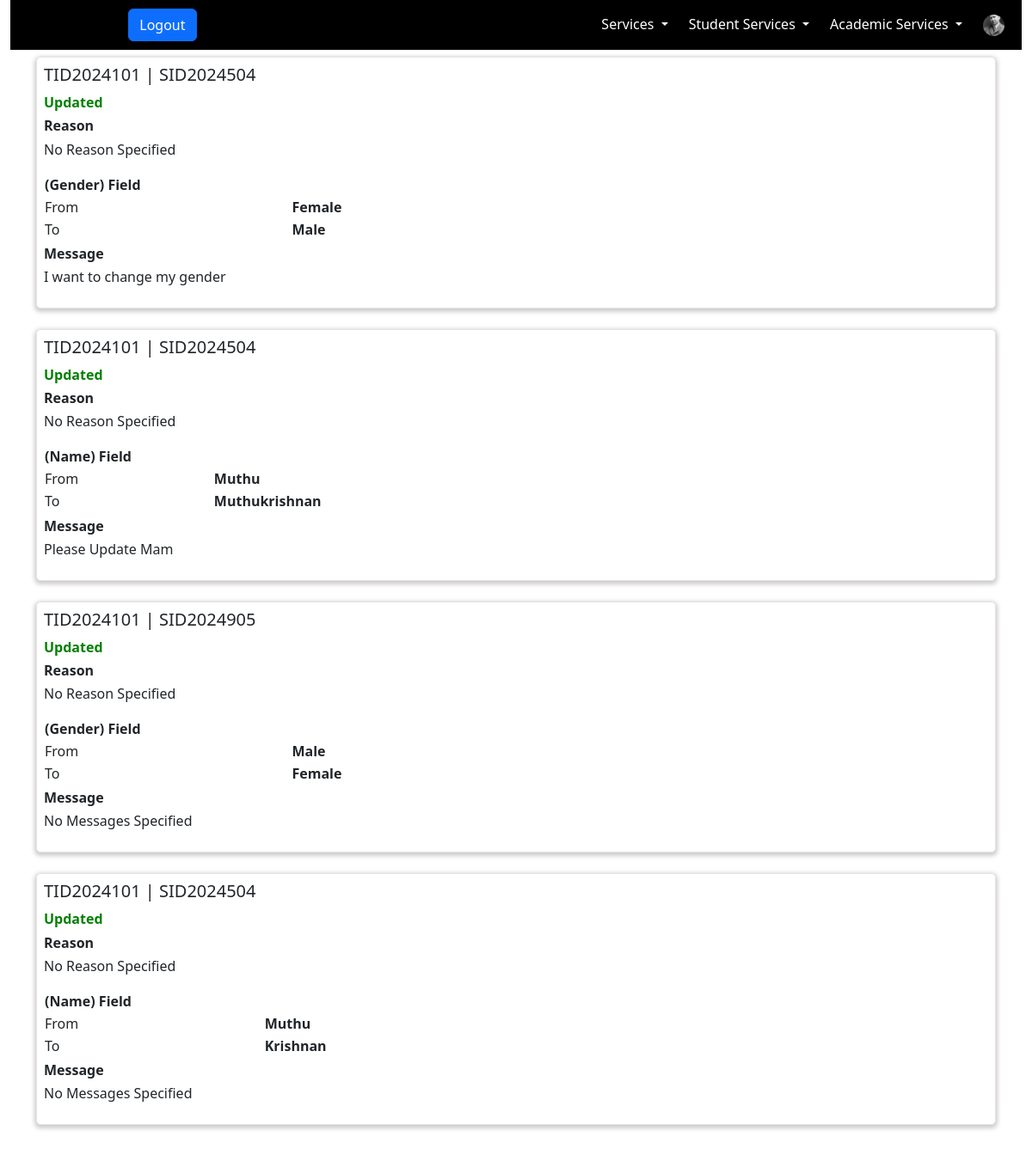
The app's page /Teacher/Messages.php (signed in) with its own data.
### tables this page shows
CREATE TABLE `teacher` (
  `TID` varchar(10) NOT NULL,
  `Name` varchar(30) NOT NULL,
  `Photo` varchar(30) NOT NULL,
  `Dob` date NOT NULL,
  `Gender` varchar(12) NOT NULL,
  `Aadhar` bigint(12) NOT NULL,
  `Phone` bigint(11) NOT NULL,
  `Address` varchar(200) NOT NULL,
  `Pincode` int(6) NOT NULL,
  `Email` varchar(50) NOT NULL,
  `Password` varchar(10) NOT NULL,
  `CreatedOn` datetime NOT NULL DEFAULT current_timestamp(),
  `Who` varchar(10) NOT NULL DEFAULT 'teacher'
);

CREATE TABLE `request` (
  `Request_ID` int(11) NOT NULL,
  `SID` varchar(10) NOT NULL,
  `Field_Name` varchar(30) NOT NULL,
  `Old_Value` text NOT NULL,
  `New_Value` text NOT NULL,
  `Status` enum('Submitted','Accepted','Updated','Rejected') NOT NULL,
  `TID` varchar(10) NOT NULL,
  `Message` varchar(200) NOT NULL DEFAULT 'No Messages Specified',
  `Reason` varchar(200) NOT NULL DEFAULT 'No Reason Specified',
  `Request_Date` date NOT NULL,
  `CreatedAt` datetime NOT NULL DEFAULT current_timestamp()
);

### Teacher/sesbase.php (called while the page is built, shortened)
<?php
    if(isset($_SESSION['teacher']))
    {
        $user=$_SESSION['teacher'];
        require_once("../Connection/Connection.php");
        $qry="SELECT * FROM teacher where TID='$user'";
        if($result=mysqli_query($conn,$qry))
        {
            $SessionBase=mysqli_fetch_assoc($result);
        }
    }
    else
    {
        header("HTTP/1.0 403 Access Forbidden");
        echo "<center><h5>Please Login and Come</h5><a href='../Login.php?Loger=Teacher'>Login Here</a></center>";
        exit(0);
    }
?>

### Teacher/Messages.php (the view, shortened to what this page needs)
<!DOCTYPE html>
<html lang="en">
<head>
    <link rel="stylesheet" href="../Bootstrap/css/bootstrap.min.css">
    <link rel="stylesheet" href="../MyStyles.css">
</head>
<body>
    <div class="container-fluid">
        <?php include_once("navbar.php"); ?>
    </div>
    <div class="container py-2">
        <?php
          if(isset($_SESSION['teacher']))
          {
            $teacher=$_SESSION['teacher'];
            $qry="Select * from request where TID='$teacher' order by CreatedAt DESC";
            if($res=mysqli_query($conn,$qry))
            {
                while($result=mysqli_fetch_assoc($res))
                {
                    echo "
                    <div class='message'>
                        <h5>$result[TID] | $result[SID]</h5>";
                        if($result['Status']=="Rejected")
                        echo "<strong style='color:red'>$result[Status]</strong>";
                        elseif($result['Status']=="Submitted")
                        echo "<strong style='color:blue'>$result[Status]</strong>";
                        else
                        echo "<strong style='color:green'>$result[Status]</strong>";
                        echo "<label>Reason</label>
                        <p>";
                            if(empty($result['Reason']))
                                echo "No Reason Specified";
                            else
                                echo $result['Reason'];
                        echo "</p>";
                        echo "<div class='tr'>
                        <table>
                            <tr><th>($result[Field_Name]) Field</th></tr>
                            <tr><td>From</td><th>$result[Old_Value]</th></tr>
                            <tr><td>To</td><th> $result[New_Value] </th></tr>
                        </table>
                        </div>
                        <label>Message</label>
                        <p>";
                            if(empty($result['Message']))
                                echo "No Reason Specified";
                            else
                                echo $result['Message'];
                        echo "</p>";
                    echo "
                    </div>
                    <br>
                    ";
                }
            }
        }
        ?>
    </div>
</body>
</html>

### Teacher/navbar.php (shortened to what this page needs)
<?php include_once("sesbase.php"); ?>
<link href="https://cdn.jsdelivr.net/npm/bootstrap@5.3.3/dist/css/bootstrap.min.css" rel="stylesheet">
<nav class="navbar">
    <div class="container-fluid">
        <div class="navbar-header d-flex align-items-center navbar-right ">
            <a class="navbar-brand navbar-right" >PROJECTSIS</a>
            <form action="" method="post"> <button type="submit" class="btn btn-primary navbar-btn" name="<?php if(isset($_SESSION['teacher']) && !empty($_SESSION['teacher'])) echo 'Logout'; else echo 'Login'; ?>" > <?php if(isset($_SESSION['teacher']) && !empty($_SESSION['teacher'])) echo "Logout"; else echo "Login"; ?>  </button></form>
        </div>
        <div class="navbar-expand " id="mynav">
            <ul class="nav navbar-nav d-flex gap-md-2 nav-left"  >
                <li class="nav-item active "><a class="nav-link active" href="dashboard.php">Dashboard</a></li>
				   <li class="nav-item dropdown dropdown-togg"><a class="nav-link dropdown-toggle " href="#">Services <span class="caret"></span></a>
                </li>
                <li class="nav-item dropdown dropdown-togg"><a class="nav-link dropdown-toggle " href="#">Student Services <span class="caret"></span></a>
                </li>
				 <li class="nav-item dropdown dropdown-togg"><a class="nav-link dropdown-toggle " href="#">Academic Services <span class="caret"></span></a>
                </li>
                <div class="prof" style="display: flex;align-items: center; gap:1rem">
                <li class="nav-item "><a class="nav-link " href="#"> <img src="../photo/<?php if(isset($_SESSION['teacher'])) echo $SessionBase['Photo']; else echo 'No User';?>" alt="No Image"></a></li>
            </div>
            </ul>
        </div>
    </div>
</nav>

### MyStyles.css (style rules this page uses)
.navbar { background-color: rgb(0, 0, 0); }
.navbar .nav-link { color:white; }
.navbar-brand { color:blue; }
label { padding:0.2rem 0.2rem 0.2rem 0; font-weight: bold; }
ul li { cursor: pointer; }

### Teacher/navbar.php (style rules this page uses)
#mynav img { height: 25px; width: 25px; border-radius: 50%; object-fit: cover; }

### Teacher/Messages.php (style rules this page uses)
.message { display: flex; flex-direction: column; border: 1px solid rgb(228, 226, 226); padding:0.5rem; background-color: rgb(255, 255, 255); border-radius: 5px; box-shadow: 0px 2px 5px 2px rgb(207, 204, 204); overflow: hidden; transition: all 1s; }
.message .tr { min-width: fit-content; max-width: 40%; display: flex; flex-direction: column; }

### records on screen
teacher: Photo (picture)
request: TID "TID2024101", SID "SID2024504", Status "Updated", Reason "No Reason Specified", Field_Name "Gender", Old_Value "Female", New_Value "Male", Message "I want to change my gender"
request: TID "TID2024101", SID "SID2024504", Status "Updated", Reason "No Reason Specified", Field_Name "Name", Old_Value "Muthu", New_Value "Muthukrishnan", Message "Please Update Mam"
request: TID "TID2024101", SID "SID2024905", Status "Updated", Reason "No Reason Specified", Field_Name "Gender", Old_Value "Male", New_Value "Female", Message "No Messages Specified"
request: TID "TID2024101", SID "SID2024504", Status "Updated", Reason "No Reason Specified", Field_Name "Name", Old_Value "Muthu", New_Value "Krishnan", Message "No Messages Specified"
